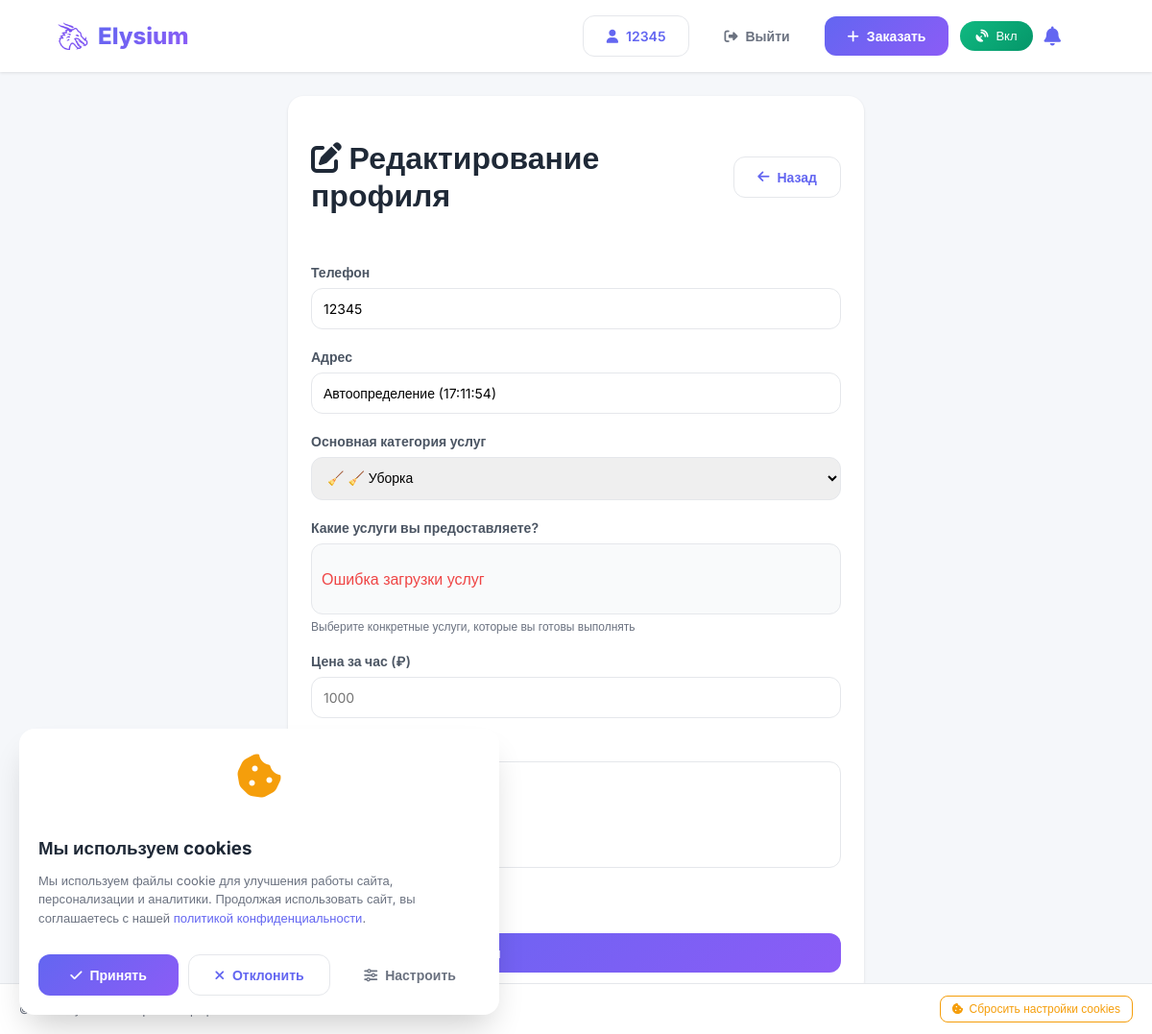
The page /profile/edit/ (signed in) on the database as committed earlier.
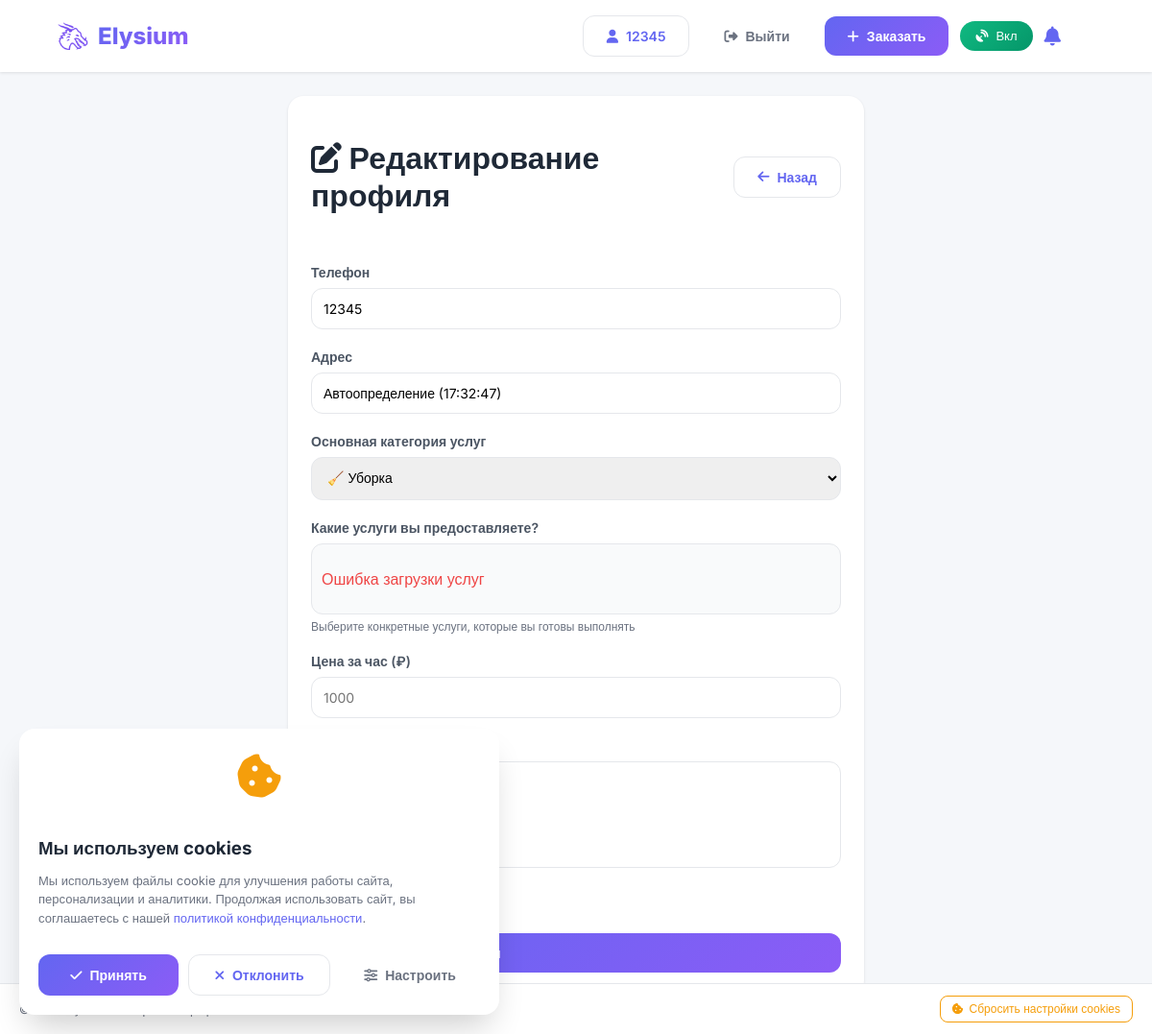
The same page on the database as committed later.
### main/models.py (models this page shows, shortened)
class Profile(models.Model):
    ROLE_CHOICES = [
        ('client', 'Заказчик'),
        ('performer', 'Исполнитель'),
    ]
    user = models.OneToOneField(User, on_delete=models.CASCADE, related_name='profile')
    phone = models.CharField(max_length=20, blank=True)
    avatar = models.ImageField(upload_to='avatars/', blank=True, null=True)
    role = models.CharField(max_length=20, choices=ROLE_CHOICES, default='client')
    latitude = models.FloatField(blank=True, null=True)
    longitude = models.FloatField(blank=True, null=True)
    address = models.CharField(max_length=500, blank=True)
    category = models.CharField(max_length=50, blank=True, null=True)
    description = models.TextField(blank=True)
    price = models.DecimalField(max_digits=10, decimal_places=2, blank=True, null=True)
    rating = models.FloatField(default=0)
    completed_orders = models.IntegerField(default=0)
    is_available = models.BooleanField(default=True)
    services = models.TextField(blank=True, help_text="Услуги, которые предоставляет исполнитель (через запятую)")
    created_at = models.DateTimeField(auto_now_add=True)
    updated_at = models.DateTimeField(auto_now=True)

class Category(models.Model):
    name = models.CharField(max_length=100, verbose_name='Название')
    slug = models.SlugField(unique=True, verbose_name='Слаг')
    icon = models.CharField(max_length=50, blank=True, verbose_name='Иконка')
    order = models.IntegerField(default=0, verbose_name='Порядок')
    class Meta:
        ordering = ['order', 'name']
        verbose_name = 'Категория'
        verbose_name_plural = 'Категории'

### main/views.py (the view, shortened to what this page needs)
# urls.py: path('profile/edit/', views.edit_profile_view, name='edit_profile'),
@login_required
def edit_profile_view(request):
    profile = request.user.profile
    categories = Category.objects.all()
    context = {
        'profile': profile,
        'categories': categories,
    }
    return render(request, 'edit_profile.html', context)

### templates/edit_profile.html (shortened to what this page needs)
{% extends 'base.html' %}
{% load static %}
{% block content %}
<div class="container" style="max-width: 600px; margin: 100px auto 40px; padding: 0 20px;">
    <div class="card">
        <div style="display: flex; justify-content: space-between; align-items: center; margin-bottom: 30px;">
            <h1><i class="fas fa-edit"></i> Редактирование профиля</h1>
            <a href="{% url 'profile' %}" class="btn btn-secondary">
                <i class="fas fa-arrow-left"></i> Назад
            </a>
        </div>
        <form method="post">
            <div class="form-group">
                <label>Телефон</label>
                <input type="tel" name="phone" value="{{ profile.phone|default:'' }}" placeholder="+7 (999) 123-45-67">
            </div>
            <div class="form-group">
                <label>Адрес</label>
                <input type="text" name="address" value="{{ profile.address|default:'' }}" placeholder="Ваш адрес">
            </div>
            {% if profile.role == 'performer' %}
            <div class="form-group">
                <label>Основная категория услуг</label>
                <select name="category" id="performerCategory">
                    {% for category in categories %}
                    <option value="{{ category.slug }}" {% if profile.category == category.slug %}selected{% endif %}>
                        {{ category.icon }} {{ category.name }}
                    </option>
                    {% endfor %}
                </select>
            </div>
            <div class="form-group" id="servicesGroup">
                <label>Какие услуги вы предоставляете?</label>
                <div class="services-checkboxes" id="servicesCheckboxes"></div>
                <small class="form-hint">Выберите конкретные услуги, которые вы готовы выполнять</small>
            </div>
            <div class="form-group">
                <label>Цена за час (₽)</label>
                <input type="number" name="price" value="{{ profile.price|default:'' }}" placeholder="1000">
            </div>
            <div class="form-group">
                <label>Описание услуг</label>
                <textarea name="description" rows="5" placeholder="Расскажите о себе...">{{ profile.description|default:'' }}</textarea>
            </div>
            <div class="form-group">
                <label style="display: flex; align-items: center; gap: 8px; cursor: pointer;">
                </label>
            </div>
            {% endif %}
            <button type="submit" class="btn btn-primary" style="width: 100%;">
            </button>
        </form>
    </div>
</div>
{% endblock %}

Rows that differ between the two databases and show on the page:
changed Profile: address "Автоопределение (17:11:54)" → "Автоопределение (17:32:47)"; category "🧹 🧹 Уборка" → "🧹 Уборка"
